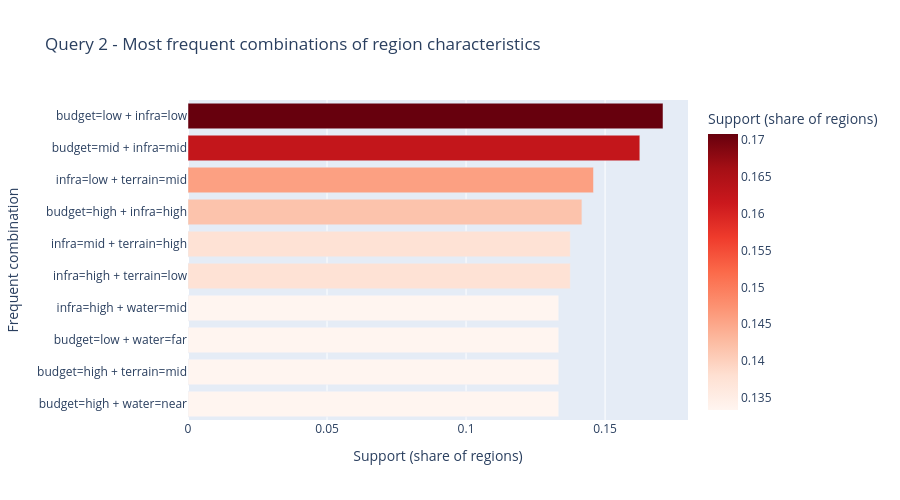

Notebook code for this chart:
### Code cell
# Call Query 2 on the master dataframe and display the result
fig_q2 = query2_pattern_mining(master)
fig_q2.show()

### Figure 1 — Plotly figure (JSON) as saved in the notebook; plotly's stock layout.template omitted (floating-point values rounded to 4 significant figures)
{"data": [{"hovertemplate": "Support (share of regions)=%{marker.color}<br>Frequent combination=%{y}<extra></extra>", "legendgroup": "", "marker": {"color": [0.1333, 0.1333, 0.1333, 0.1333, 0.1375, 0.1375, 0.1417, 0.1458, 0.1625, 0.1708], "coloraxis": "coloraxis", "pattern": {"shape": ""}}, "name": "", "orientation": "h", "showlegend": false, "textposition": "auto", "type": "bar", "x": [0.1333, 0.1333, 0.1333, 0.1333, 0.1375, 0.1375, 0.1417, 0.1458, 0.1625, 0.1708], "xaxis": "x", "y": ["budget=high + water=near", "budget=high + terrain=mid", "budget=low + water=far", "infra=high + water=mid", "infra=high + terrain=low", "infra=mid + terrain=high", "budget=high + infra=high", "infra=low + terrain=mid", "budget=mid + infra=mid", "budget=low + infra=low"], "yaxis": "y"}], "layout": {"barmode": "relative", "coloraxis": {"autocolorscale": false, "colorbar": {"title": {"text": "Support (share of regions)"}}, "colorscale": [[0, "rgb(255,245,240)"], [0.125, "rgb(254,224,210)"], [0.25, "rgb(252,187,161)"], [0.375, "rgb(252,146,114)"], [0.5, "rgb(251,106,74)"], [0.625, "rgb(239,59,44)"], [0.75, "rgb(203,24,29)"], [0.875, "rgb(165,15,21)"], [1, "rgb(103,0,13)"]]}, "height": 500, "legend": {"tracegroupgap": 0}, "title": {"text": "Query 2 - Most frequent combinations of region characteristics"}, "xaxis": {"anchor": "y", "domain": [0, 1], "title": {"text": "Support (share of regions)"}}, "yaxis": {"anchor": "x", "categoryorder": "total ascending", "domain": [0, 1], "title": {"text": "Frequent combination"}}}}
